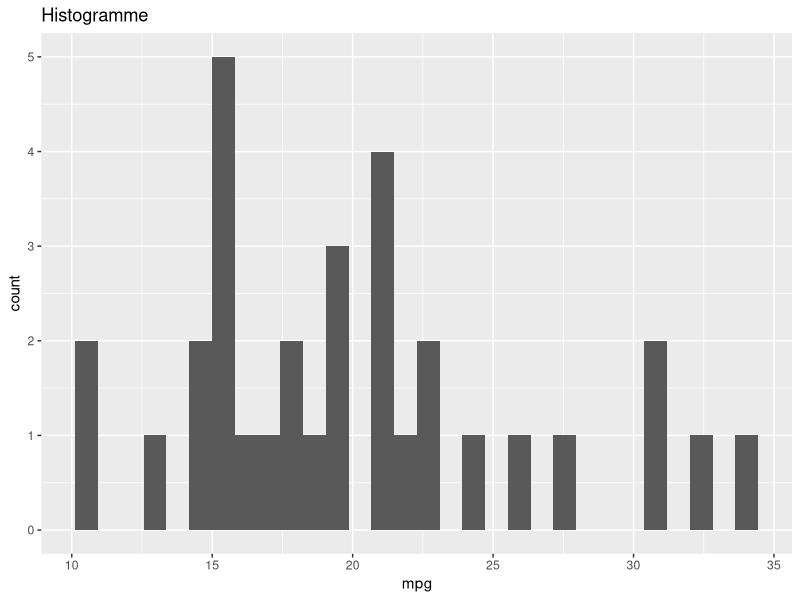
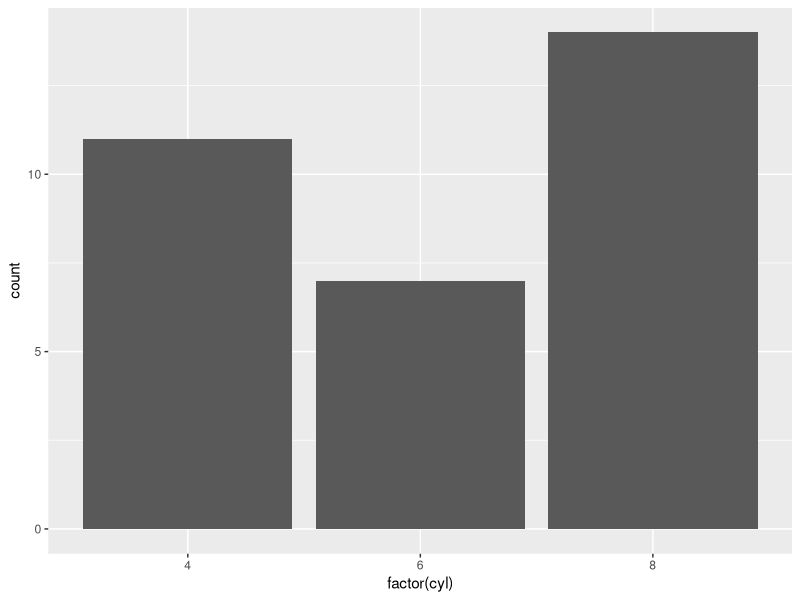
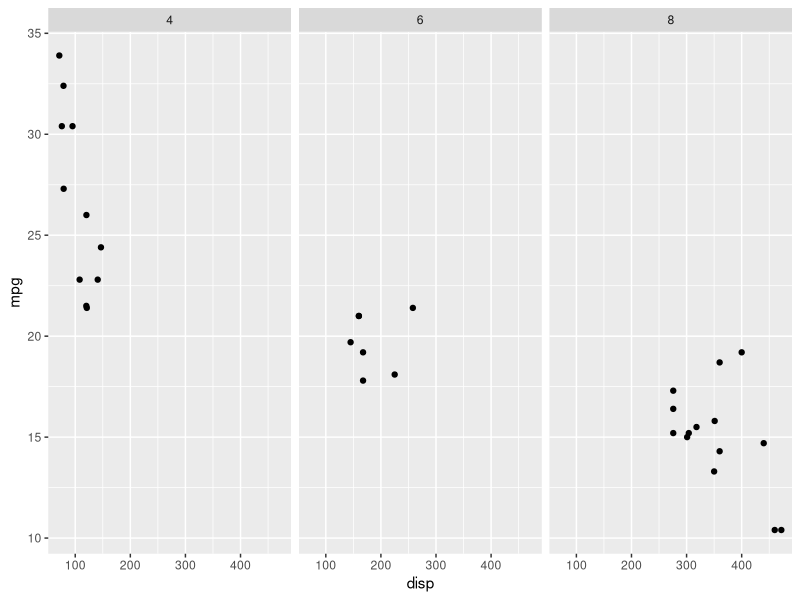
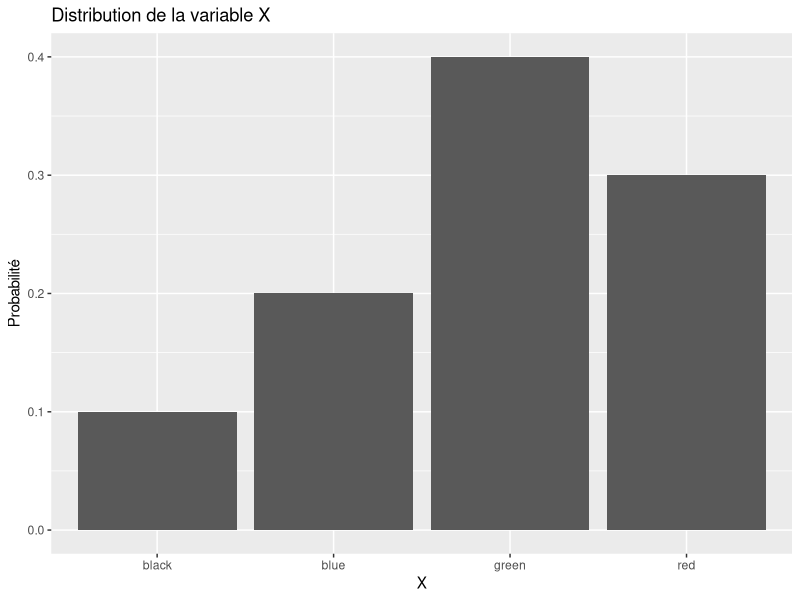
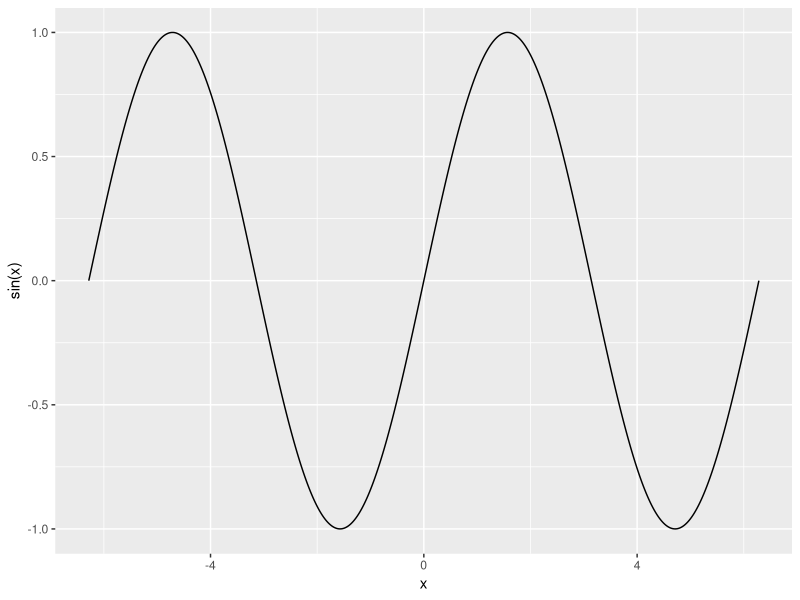
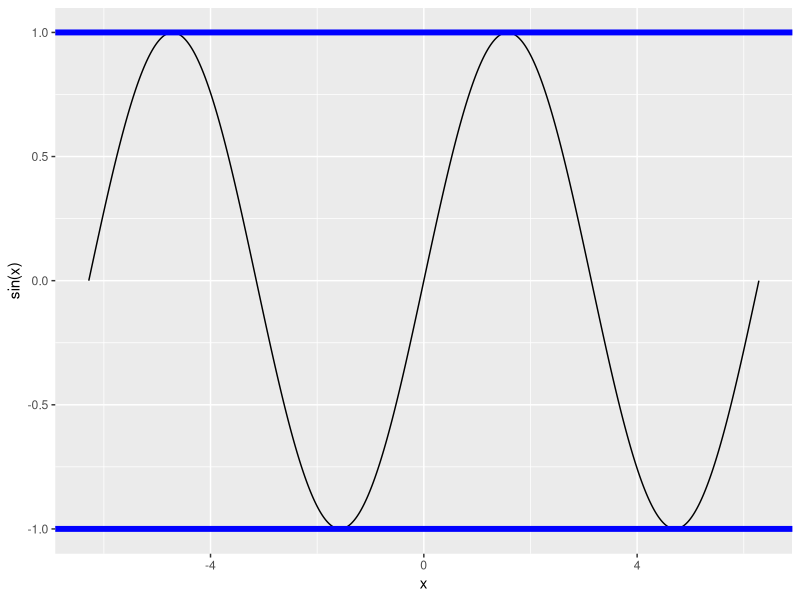
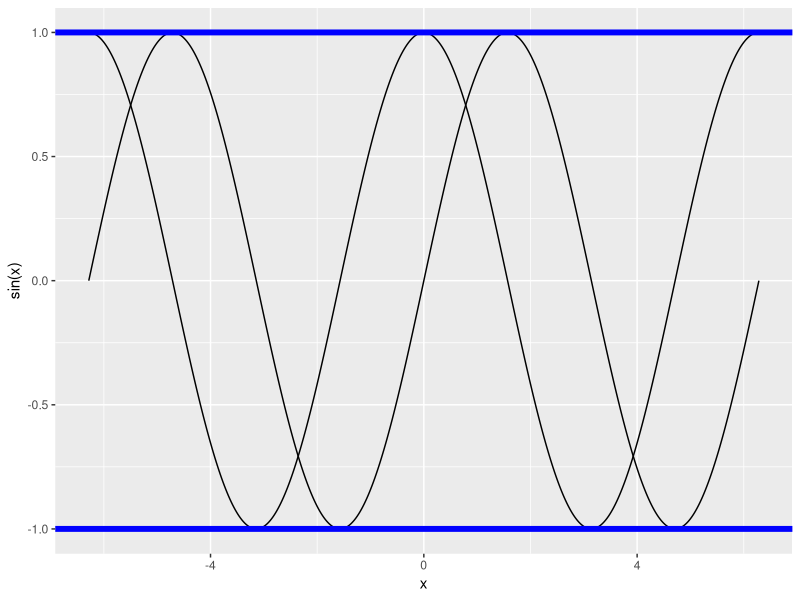
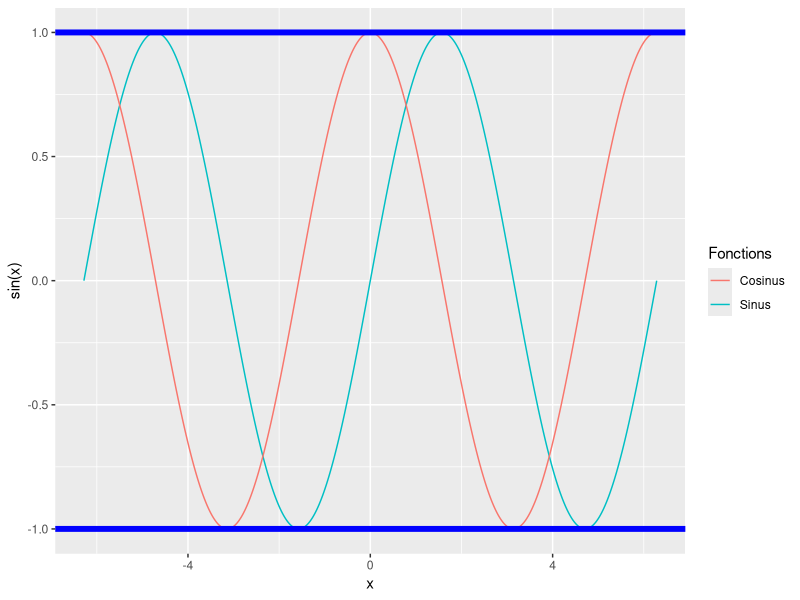

The R source for these figures, in order:
#---------------------------------------------------------
# Exercice 1 : Représentations graphiques simples avec ggplot2
#---------------------------------------------------------
library(ggplot2)

# (1) Tracer l'histogramme de la variable mpg
ggplot(data = mtcars, aes(x = mpg)) +
  geom_histogram() +
  labs(title = "Histogramme")

# (2) Tracer le diagramme en barres de la variable cyl
ggplot(data = mtcars, aes(x = factor(cyl))) +
  geom_bar()

# (3) Représenter le nuage de points (disp,mpg) en fonction de cyl
ggplot(data = mtcars, aes(x = disp, y = mpg)) +
  geom_point() +
  facet_wrap(~ cyl)


#---------------------------------------------------------
# Exercice 2 : Représentation d'une courbe avec ggplot2
#---------------------------------------------------------

# (a) Créer un dataframe df d'une seule colonne X
df <- data.frame(
  X = rep(c("red", "blue", "green", "black"), times = c(30, 20, 40, 10))
)

# (b) Utiliser aes(...) et geom_bar()
# (c) Rajouter les labels et le titre
ggplot(data = df, aes(x = X, y = (..count..) / sum(..count..))) +
  geom_bar() +
  labs(x = "X", 
       y = "Probabilité", 
       title = "Distribution de la variable X")


#---------------------------------------------------------
# Exercice 3 : Représentation graphique avec ggplot2
#---------------------------------------------------------

df_trigo <- data.frame(x = seq(-2 * pi, 2 * pi, length.out = 500))

# (1) Tracer la fonction sinus()
ggplot(data = df_trigo, aes(x = x)) +
  geom_line(aes(y = sin(x)))

# (2) Ajouter en bleu épais les droites y = -1 et y = 1
ggplot(data = df_trigo, aes(x = x)) +
  geom_line(aes(y = sin(x))) +
  geom_hline(yintercept = c(-1, 1), color = "blue", size = 2)

# (3) Ajouter la fonction cosinus()
ggplot(data = df_trigo, aes(x = x)) +
  geom_line(aes(y = sin(x))) +
  geom_line(aes(y = cos(x))) +
  geom_hline(yintercept = c(-1, 1), color = "blue", size = 2)

# (4) Faire le même graphe avec une légende
ggplot(data = df_trigo, aes(x = x)) +
  geom_line(aes(y = sin(x), color = "Sinus")) +
  geom_line(aes(y = cos(x), color = "Cosinus")) +
  geom_hline(yintercept = c(-1, 1), color = "blue", size = 2) +
  labs(color = "Fonctions")

# (5) Représenter cosinus() et sinus() sur deux graphes séparés
df_long <- data.frame(
  x = rep(df_trigo$x, 2),
  y = c(sin(df_trigo$x), cos(df_trigo$x)),
  fonction = rep(c("Sinus", "Cosinus"), each = nrow(df_trigo))
)

ggplot(data = df_long, aes(x = x, y = y)) +
  geom_line() +
  geom_hline(yintercept = c(-1, 1), color = "blue", size = 2) +
  facet_wrap(~ fonction)


#---------------------------------------------------------
# Exercice 4 : Simulation et représentation graphique 
#---------------------------------------------------------

set.seed(1234)
Xi <- runif(100, min = 0, max = 1)

epsilon_i <- rnorm(100, mean = 0, sd = sqrt(0.04))

Yi <- 3 + Xi + epsilon_i
df_sim <- data.frame(X = Xi, Y = Yi)

# (2) Nuage de points et droite des moindres carrés
modele <- lm(Y ~ X, data = df_sim)
ggplot(data = df_sim, aes(x = X, y = Y)) +
  geom_point() +
  geom_abline(intercept = coef(modele)[1], slope = coef(modele)[2])

ggplot(data = df_sim, aes(x = X, y = Y)) +
  geom_point() +
  geom_smooth(method = "lm", se = FALSE)

# (3) Représenter les résidus
df_sim$Y_pred <- predict(modele)

ggplot(data = df_sim, aes(x = X, y = Y)) +
  geom_point() +
  geom_smooth(method = "lm", se = FALSE) +
  geom_segment(aes(x = X, y = Y, xend = X, yend = Y_pred))
